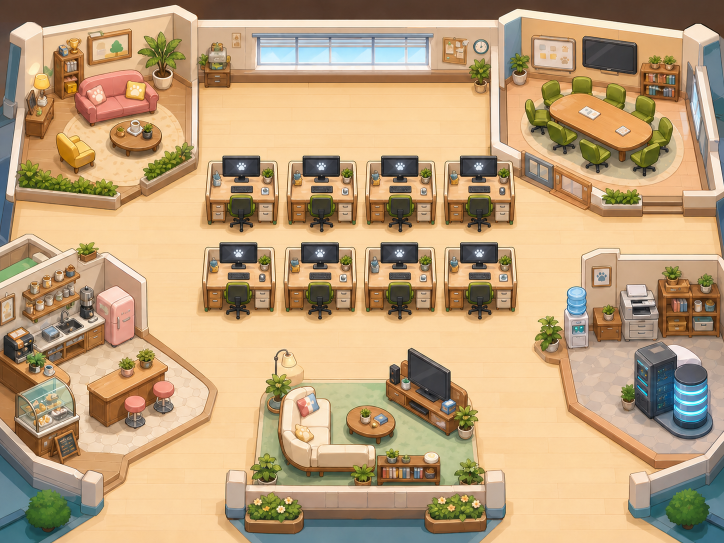
#> input picture projects/ai-team/skills/예원_CEO/tools/office_bg_chibi.png, 1448 x 1086 px (shown at 1/2 size)
$ python gen_office_foreground.py
#> lines starting #> are read from the running program, lines starting #| are printed output that depends on the picture; after the words box and inside, x2 and y2 are one past the last pixel; in counts of white or black regions, pixels touching at a corner belong together
#!/usr/bin/env python3
"""Extract foreground furniture from the office background for FleetView depth."""
from __future__ import annotations

from pathlib import Path
from PIL import Image, ImageDraw


HERE = Path(__file__).resolve().parent
SRC = HERE / "office_bg_chibi.png"
OUT = HERE / "office_fg_chibi.png"


def add_rect_mask(mask: Image.Image, box: tuple[int, int, int, int]) -> None:
    ImageDraw.Draw(mask).rectangle(box, fill=255)


CHAIR_FRONT_MASKS = [
    (481, 452), (640, 452), (800, 452), (959, 452),
    (481, 622), (640, 622), (800, 622), (959, 622),
]
assert len(CHAIR_FRONT_MASKS) == 8


def main() -> None:
    bg = Image.open(SRC).convert("RGBA")
    mask = Image.new("L", bg.size, 0)
#> mask: PIL image 1448x1086 L; every value is 0

    # Desk edges cover typing hands without cutting across the character's waist.
    for box in [
        (405, 397, 557, 410),   # back row desk 1 edge
        (568, 397, 714, 410),   # back row desk 2 edge
        (728, 397, 872, 410),   # back row desk 3 edge
        (888, 397, 1031, 410),  # back row desk 4 edge
        (402, 567, 557, 580),   # front row desk 1 edge
        (567, 567, 714, 580),   # front row desk 2 edge
        (727, 567, 872, 580),   # front row desk 3 edge
        (888, 567, 1031, 580),  # front row desk 4 edge
        (1045, 250, 1310, 360), # meeting table front half
        (565, 900, 780, 955),   # lounge sofa low front lip
        (120, 270, 295, 305),   # CEO sofa/table low front lip
        (185, 858, 390, 900),   # cafe counter low front lip
    ]:
        add_rect_mask(mask, box)
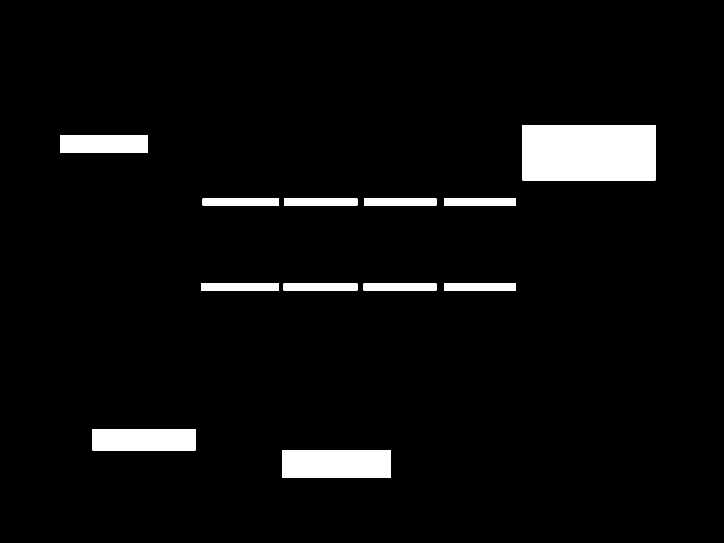
#> mask: PIL image 1448x1086 L (shown at 1/2 size); 4.7% white; 12 white regions, largest, box (x1, y1, x2, y2) and area: (1045, 250, 1311, 361) 29526, (565, 900, 781, 956) 12096, (185, 858, 391, 901) 8858

    # Keep the backrest behind the character; only the seat lip and stem sit in front.
    draw = ImageDraw.Draw(mask)
    for cx, cy in CHAIR_FRONT_MASKS:
        draw.ellipse((cx - 25, cy - 18, cx + 25, cy + 3), fill=255)
        draw.rounded_rectangle((cx - 5, cy - 8, cx + 5, cy + 18), radius=4, fill=255)

    # Feather very lightly so the overlay edges do not look cut out.
    fg = Image.new("RGBA", bg.size, (0, 0, 0, 0))
#> fg: PIL image 1448x1086 RGBA; every value is 0
    fg.alpha_composite(bg)
    fg.putalpha(mask)
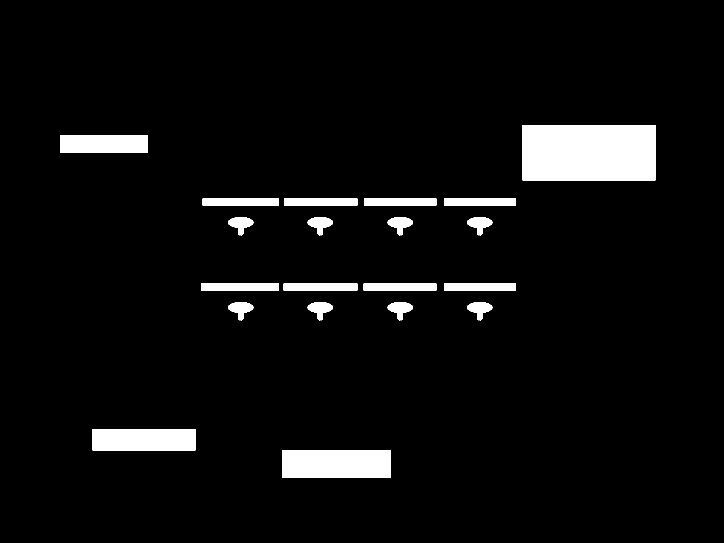
#> mask: PIL image 1448x1086 L (shown at 1/2 size); 5.2% white; 20 white regions, largest, box (x1, y1, x2, y2) and area: (1045, 250, 1311, 361) 29526, (565, 900, 781, 956) 12096, (185, 858, 391, 901) 8858
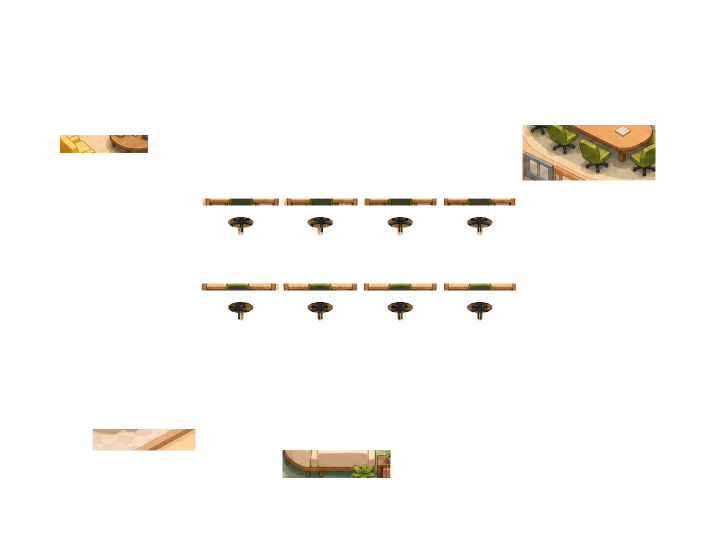
#> fg: PIL image 1448x1086 RGBA (shown at 1/2 size); mean R, G, B, A 188.2, 159.9, 123, 13.2; transparent parts drawn white
    fg.save(OUT)
    print(f"saved {OUT} ({fg.width}x{fg.height})")
#| saved projects/ai-team/skills/예원_CEO/tools/office_fg_chibi.png (1448x1086)


if __name__ == "__main__":
    main()

$ run again, with projects/ai-team/skills/예원_CEO/tools/office_bg.png copied over projects/ai-team/skills/예원_CEO/tools/office_bg_chibi.png
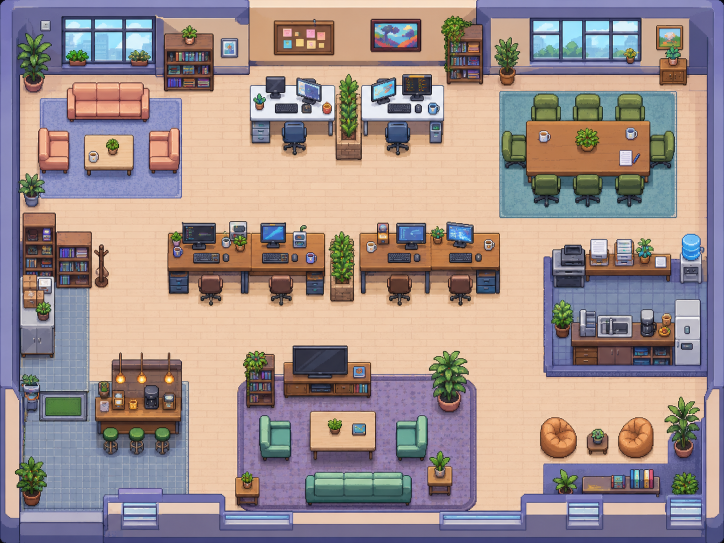
#> input picture projects/ai-team/skills/예원_CEO/tools/office_bg.png, 1448 x 1086 px (shown at 1/2 size)
#> in main, `fg.putalpha(mask)`:
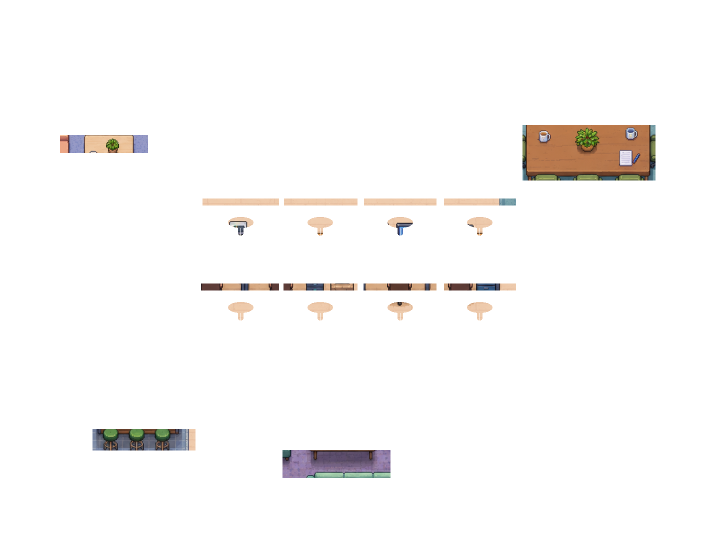
#> fg: PIL image 1448x1086 RGBA (shown at 1/2 size); mean R, G, B, A 160, 143.5, 140.6, 13.2; transparent parts drawn white
#| saved projects/ai-team/skills/예원_CEO/tools/office_fg_chibi.png (1448x1086)
